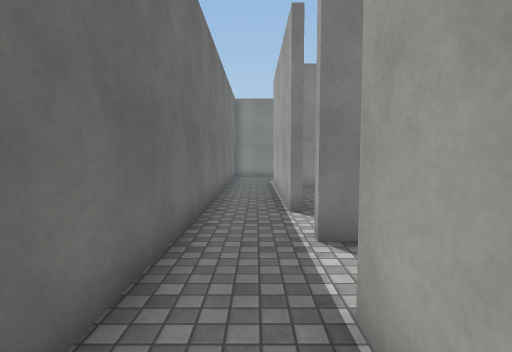
[1] (above)

24 first-person views from a walk through a scene from a Unity 3-D project. The camera is 1.4 m above the floor, tilts 4° down and sees 80° across. The floor is counted in squares, 1 m on a side. Each view is taken from the middle of a square. On the plan, view 1 faces up. The plan holds only what a view shows up to about 14 squares ahead; the rest is blank. The place goes on beyond the plan. The player is left out. Surface patterns are stand-ins for the level's own textures.

[2]
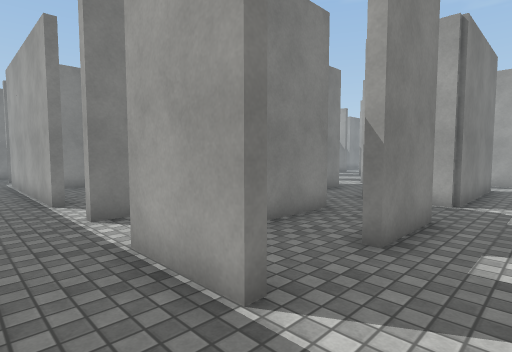

[3]
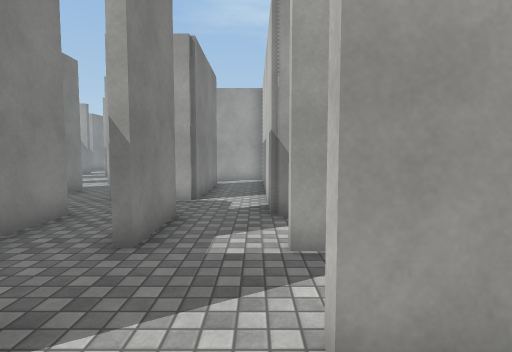

[4]
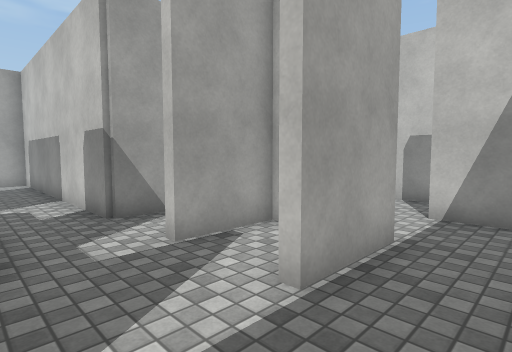

[5]
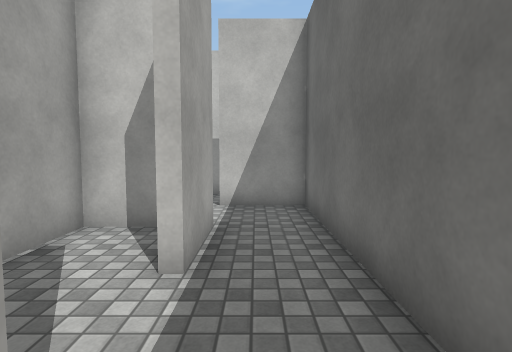

[6]
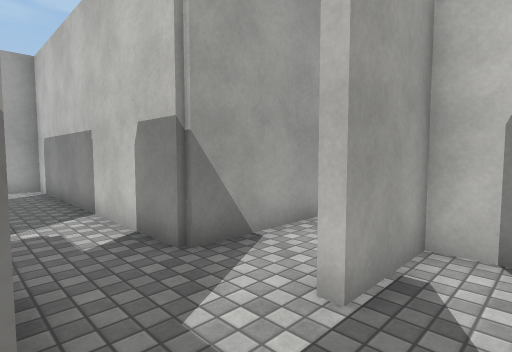

[7]
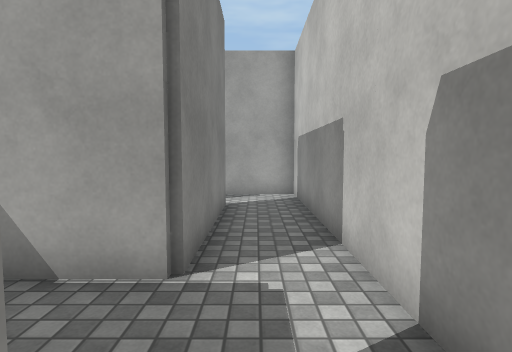

[8]
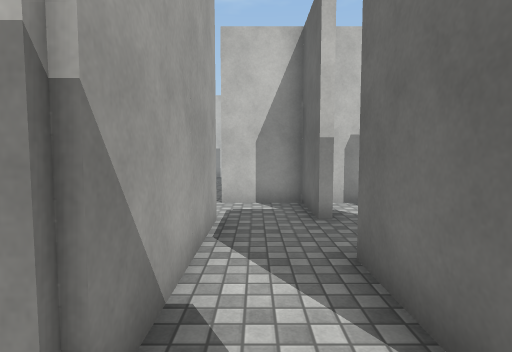

[9]
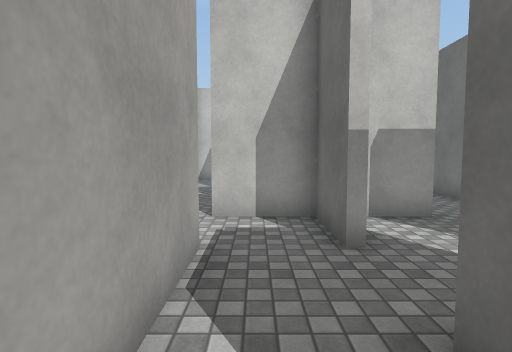

[10]
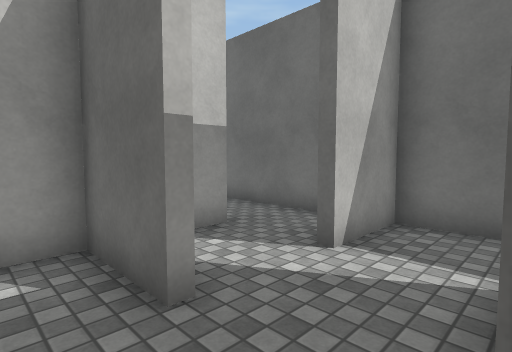

[11]
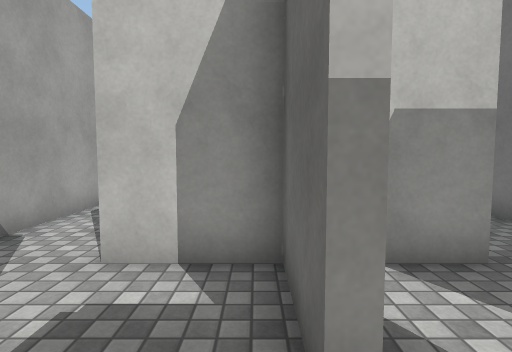

[12]
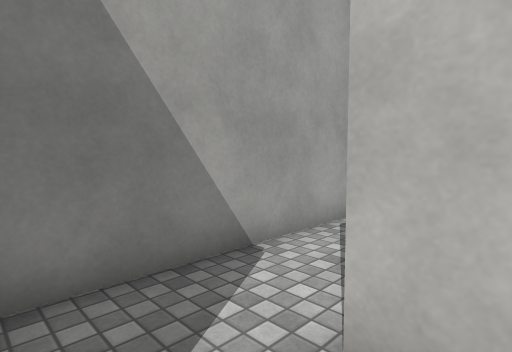

[13]
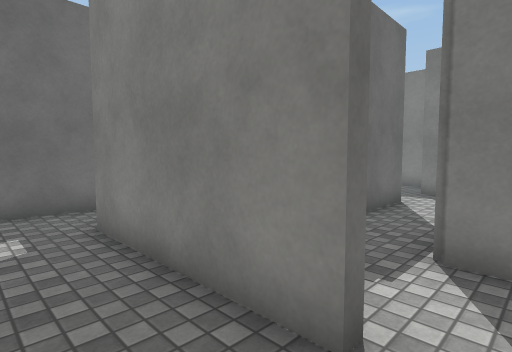

[14]
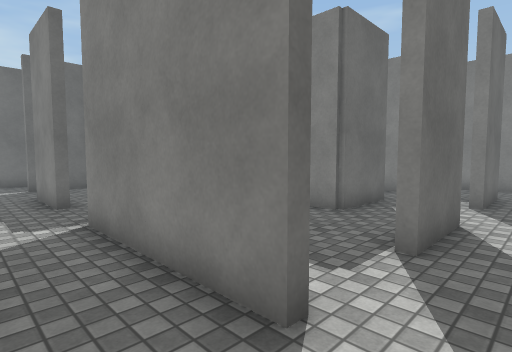

[15]
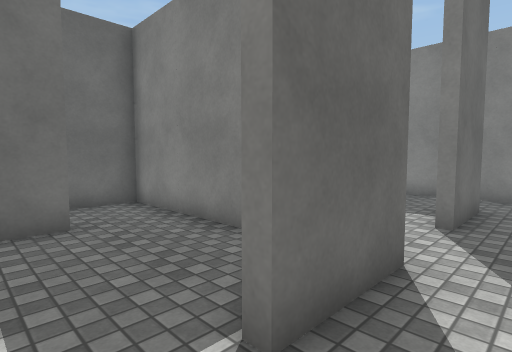

[16]
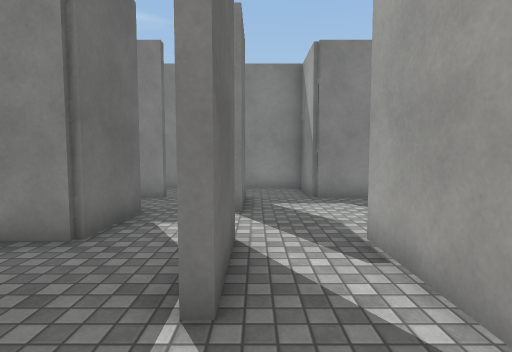

[17]
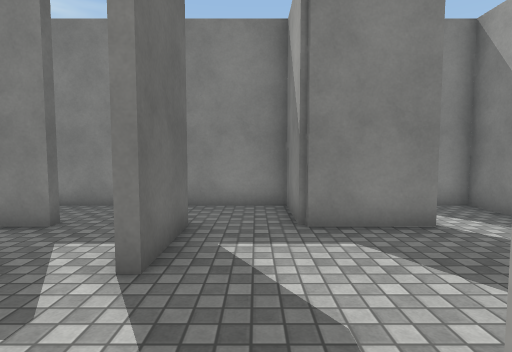

[18]
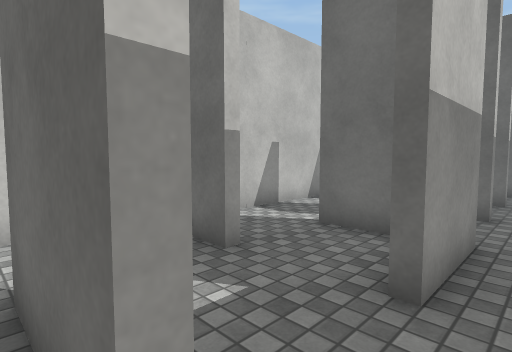

[19]
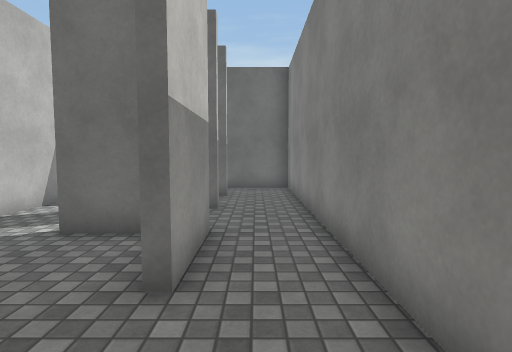

[20]
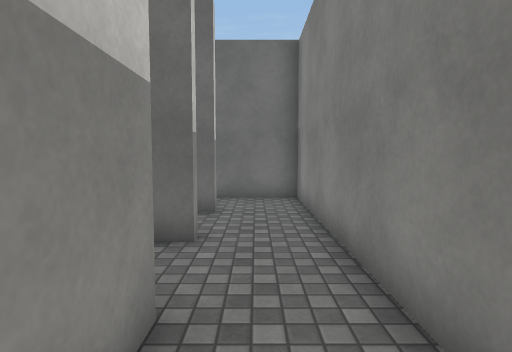

[21]
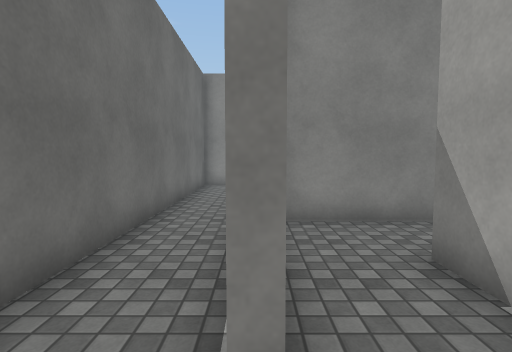

[22]
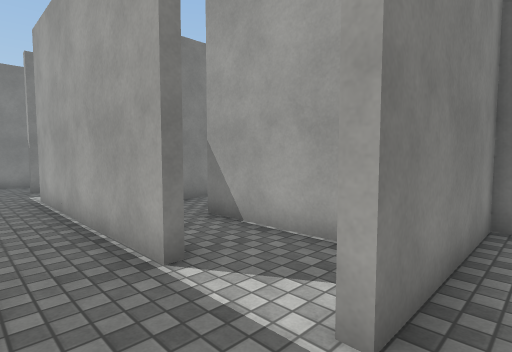

[23]
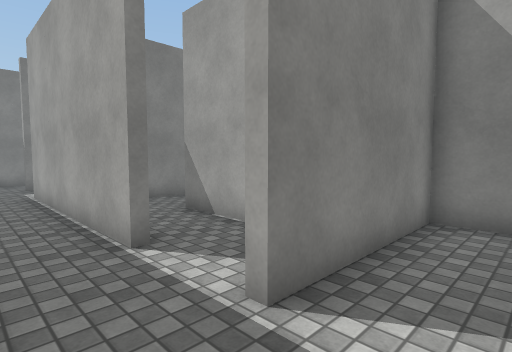

[24]
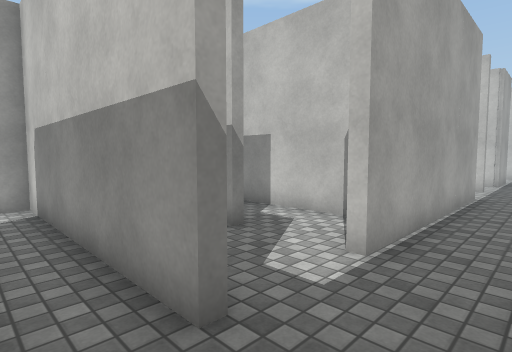

### Floor plan
Key: @ floor where view 1 was taken; # wall or solid block; . floor.
Columns run from 2 left of view 1 to 21 right of it. Each row starts with its distance up from view 1.
 20 ####
 19 #.......
 18 #..........#
 17 #...########
 16 #.....
 15 #..#..#
 14 #..#....
 13 #..#....
 12 #..################   ##
 11 #..#..............#  ..#
 10 #..#..#.#..###..#.###..
  9 #..#..# #  #....#......
  8 #..#..#    #....#.....
  7 #.....#  ....#.......
  6 #.....# .....#......
  5 #...##########..#.#
  4 #.......#.......#.#
  3 #.......#.......#.#
  2 #..######..#......#
  1 #..#.......#......#
  0 #.@...###..#####..#
 -1 #.................#
 -2 #.................#
 -3 #..#..#.###########
 -4 #..#..#.#
 -5 #..####.#
 -6 #.......#
 -7 #.......#
 -8 ####..#.####
 -9 #.....#....#
-10 #...#####..#
-11 #..........#
-12 #..........#

Positions as (right, up) in squares from view 1, and headings:
1: (0, 0), facing up
2: (-1, -2), facing up-right
3: (-1, -2), facing right
4: (-1, 0), facing down-right
5: (0, 1), facing down
6: (2, 0), facing down-right
7: (5, -1), facing right
8: (5, -1), facing down
9: (5, -3), facing down
10: (5, -5), facing down-left
11: (4, -6), facing down
12: (5, -8), facing down-right
13: (7, -12), facing up-left
14: (15, -2), facing up-left
15: (15, 1), facing up-left
16: (14, 0), facing up
17: (15, 4), facing up
18: (14, 11), facing down-left
19: (14, 11), facing left
20: (11, 11), facing left
21: (1, 6), facing up
22: (-1, 4), facing up-right
23: (-1, 3), facing up-right
24: (-1, 19), facing down-right
